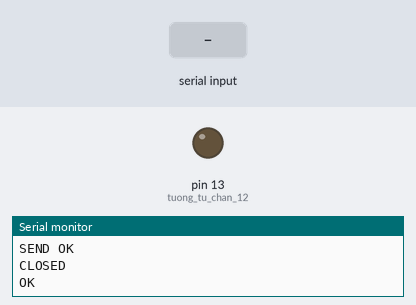
Bench run of a sketch on a simulated Arduino Uno, built with avr-gcc and run on an emulated ATmega328P. Parts: output pins drawn as LEDs (lit = HIGH), the last lines printed to the serial monitor. Inputs (shaded band) come from the test bench. The modem accepts every AT command (registered, SIM ready, sends succeed) and sends nothing else.

Above: at 10.4 s.
10.5 s: "RED_ON\n" received over the second serial link
At 11.5 s:
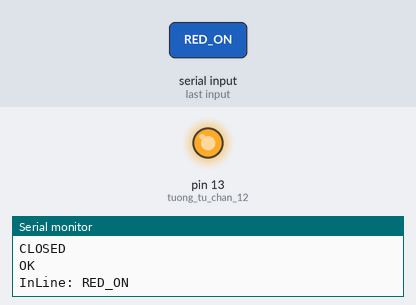
12.0 s: "RED_OFF\n" received over the second serial link
At 12.7 s:
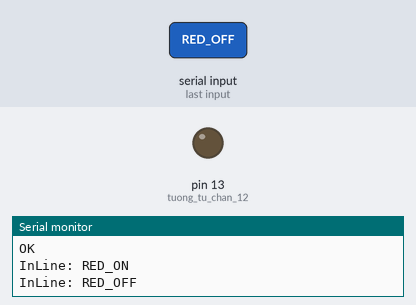
Timing chart, 0 to 15.0 s (numbered marks = the images above; inputs shaded):
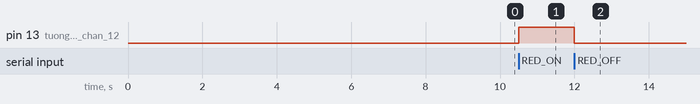

The sketch:

testt.ino
```cpp
#include <SoftwareSerial.h>
#define DEBUG true

SoftwareSerial esp8266(10, 11); //  10-RX, 11-TX
char x=1;
void setup() {
  Serial.begin(115200);
  esp8266.begin(115200); // chu y phai cung toc do voi ESP 8266

  pinMode(13, OUTPUT); // tuong tu chan 12
  digitalWrite(13, LOW);
  //========================gui tap lenh AT cho ESP 8266 de cai dat cac tham so cho WiFi================================
  guidulieu("AT+RST\r\n", 2000, DEBUG); // reset module
  guidulieu("AT+CWMODE=2\r\n", 1000, DEBUG); // Chọn chức năng client cho esp
  guidulieu("AT+CWSAP=\"DHT_CODER\",\"123456789\",1,4", 1000, DEBUG); // Kết nối với wifi
  guidulieu("AT+CIFSR\r\n", 1000, DEBUG); // xem ip là bn
  guidulieu("AT+CIPMUX=1\r\n", 1000, DEBUG); // configure for multiple connections
  guidulieu("AT+CIPSERVER=1,80\r\n", 1000, DEBUG); // Mở cổng 80
}

void loop() {
  while (esp8266.available()) {
    IncomingChar(esp8266.read());
  }

  if (x) {
    // Đây là giao diện web page viết dưới dạng html...các bạn có thể dễ dàng edit

    String html = "<HTML>"
    "<HEAD><TITLE>ESP8266_WEBSERVER</TITLE>"
    "<form action=\"\" method=\"get\">"
    "<input type=\"radio\" name=\"LED\" value=\"RED_ON\"> LED_ON"
    "<input type=\"radio\" name=\"LED\" value=\"RED_OFF\"> LED_OFF<br>"
    "<input type=\"submit\" value=\"Submit\">"
    "</form>"
    "</BODY></HTML>";

    String cipsend = "AT+CIPSEND=0,"; //gui chuoi data qua Wifi

    cipsend += html.length();
    cipsend += "\r\n";
    guidulieu(cipsend, 1000, DEBUG);
    guidulieu(html, 1000, DEBUG);
    guidulieu("AT+CIPCLOSE=0\r\n", 1000, DEBUG);
    x = 0;
  }

}

void IncomingChar(const byte InChar) {
  static char InLine[300]; //Hạn chế ký tự
  static unsigned int Position = 0;

  switch (InChar) {
  case '\r': //Cái này là xuống dòng...cho linux
    break;

  case '\n': // xuống dòng cho window...( kết thúc bảng tin )
    InLine[Position] = 0;
    ProcessCommand(String(InLine));
    Position = 0;
    break;

  default:
    InLine[Position++] = InChar;

  }
}

void ProcessCommand(String InLine) {
  Serial.println("InLine: " + InLine);

  if (InLine.startsWith("+IPD,")) {

    x = 1;
  }
  // lện String.indexOf(kytu)...chả về vị trí của kytu trong chuỗi String...Nếu giá trị trả về là -1...tức là kytu không xuất hiện trong chuỗi String
  if (InLine.indexOf("RED_OFF") != -1) {

    digitalWrite(12, LOW);
    digitalWrite(13, LOW);
  }

  if (InLine.indexOf("RED_ON") != -1) {

    digitalWrite(13, HIGH);
  }
}

String guidulieu(String lenh,
  const int thoigian, boolean debug) {
  String chuoigiatri = "";

  esp8266.print(lenh); // send the read character to the esp8266

  long int time = millis();

  while ((time + thoigian) > millis()) {
    while (esp8266.available()) {

      // The esp has data so display its output to the serial window
      char c = esp8266.read(); // read the next character.
      chuoigiatri += c;
    }
  }

  if (debug) {
    Serial.print(chuoigiatri);
  }

  return chuoigiatri;
}
```

Measured:
- after the input at 10.5 s, pin 13 (tuong_tu_chan_12): LOW → HIGH at once
- after the input at 12.0 s, pin 13 (tuong_tu_chan_12): HIGH → LOW at once
